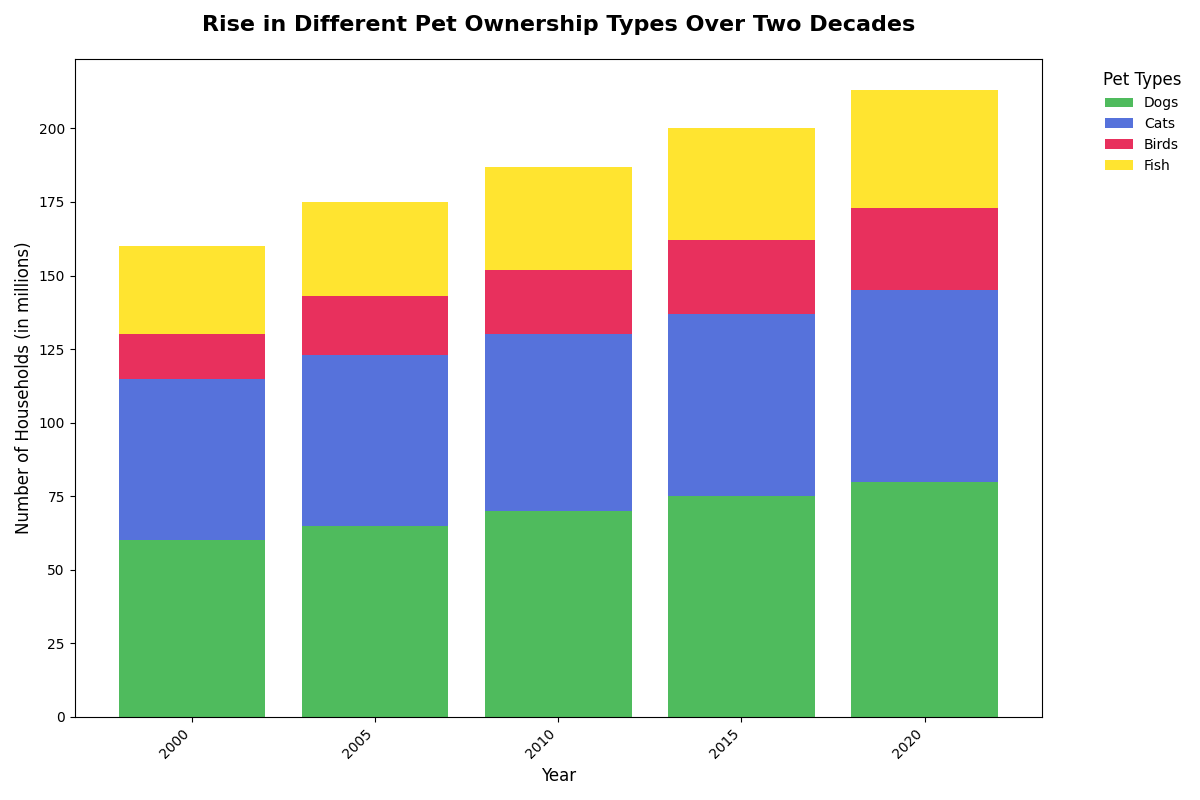

This figure's Python source:
import numpy as np
import matplotlib.pyplot as plt

# Years for the x-axis
years = np.array(['2000', '2005', '2010', '2015', '2020'])

# Number of households owning each pet type (data in millions)
dogs = np.array([60, 65, 70, 75, 80])
cats = np.array([55, 58, 60, 62, 65])
birds = np.array([15, 20, 22, 25, 28])
fish = np.array([30, 32, 35, 38, 40])

# Manually shuffled colors for each pet type
colors = ['#3cb44b', '#4363d8', '#e6194b', '#ffe119']

# Create the stacked bar chart
fig, ax = plt.subplots(figsize=(12, 8))
ax.bar(years, dogs, color=colors[0], label='Dogs', alpha=0.9)
ax.bar(years, cats, bottom=dogs, color=colors[1], label='Cats', alpha=0.9)
ax.bar(years, birds, bottom=dogs + cats, color=colors[2], label='Birds', alpha=0.9)
ax.bar(years, fish, bottom=dogs + cats + birds, color=colors[3], label='Fish', alpha=0.9)

# Title and labels
ax.set_title("Rise in Different Pet Ownership Types Over Two Decades", fontsize=16, fontweight='bold', pad=20)
ax.set_xlabel("Year", fontsize=12)
ax.set_ylabel("Number of Households (in millions)", fontsize=12)

# Rotate x-axis labels to prevent overlap
ax.set_xticks(years)
ax.set_xticklabels(years, rotation=45, ha='right')

# Add a legend with larger spacing to avoid overlap
ax.legend(loc='upper left', title="Pet Types", bbox_to_anchor=(1.05, 1), fontsize=10, title_fontsize='12', frameon=False)

# Automatically adjust the layout to fit everything nicely
plt.tight_layout()

# Display the plot
plt.show()
